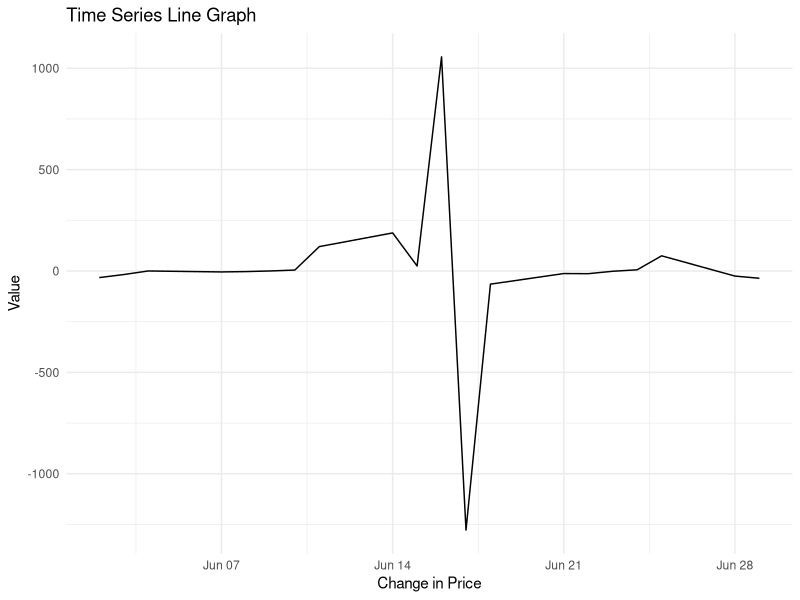
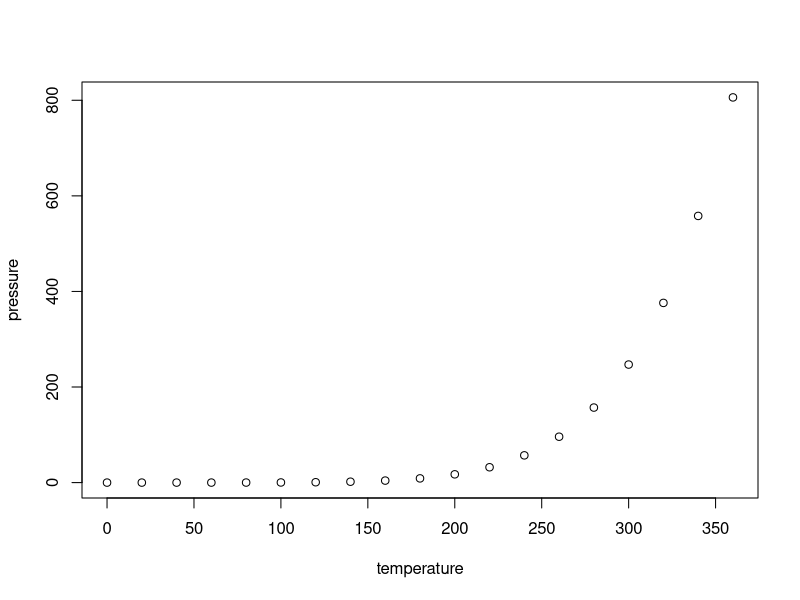

Reproduce these figures in R, in order.
## ---- chunk 1
knitr::opts_chunk$set(echo = TRUE)

library(readxl)
library(dplyr)
library(ggplot2)
## ---- chunk 2

data_2014 <- read_excel ("./Data/ice_electric-2014final.xls")
# Need to correct "Nepool MH Da LMP Peak" to "Nepool MH DA LMP Peak"
# Need to correct "NP 15 EZ..." to "NP15 EZ Gen..."
# Correct "Palo Verde" to "Palo Verde Peak"
# Change "SP-15 Gen DA LMP Peak" to "SP15 EZ Gen DA LMP Peak"
colnames(data_2014) <- gsub("\n", " ", colnames(data_2014))
colnames(data_2014) <- gsub("  ", " ", colnames(data_2014))
# unique(c(colnames(data_2014)))
# data_2014
data_2014 <- data_2014 %>%
  mutate(`Price hub` = 
           ifelse(`Price hub` == "Nepool MH Da LMP Peak", "Nepool MH DA LMP Peak",
           ifelse(`Price hub` == "Indiana Hub RT Peak", "Indiana Rt Peak",
           ifelse(`Price hub` == "PJM-Wh Real Time Peak", "PJM WH Real Time Peak",
           ifelse(`Price hub` == "Mid Columbia Peak", "Mid C Peak",
           ifelse(`Price hub` == "PJM Wh Real Time Peak", "PJM WH Real Time Peak",
           ifelse(`Price hub` == "NP 15 EZ Gen DA LMP Peak", "NP15 EZ Gen DA LMP Peak",
           ifelse(`Price hub` == "Palo Verde", "Palo Verde Peak",
           ifelse(`Price hub` == "SP15 EZ Gen DA LMP Peak", "SP-15 Gen DA LMP Peak", `Price hub`)))))))))
# data_2014 <- select(data_2014, -'Price hub_2')
# unique(data_2014$`Price hub`)
data_2014

data_2015 <- read_excel ("./Data/ice_electric-2015final.xls")
colnames(data_2015) <- gsub("\n", " ", colnames(data_2015))
colnames(data_2015) <- gsub("  ", " ", colnames(data_2015))
unique(c(colnames(data_2015)))
data_2015

data_2016 <- read_excel ("./Data/ice_electric-2016final.xls")
colnames(data_2016) <- gsub("\n", " ", colnames(data_2016))
colnames(data_2016) <- gsub("  ", " ", colnames(data_2016))
unique(c(colnames(data_2016)))
data_2016

data_2017 <- read_excel ("./Data/ice_electric-2017final.xlsx")
colnames(data_2017) <- gsub("\r\n", " ", colnames(data_2017))
colnames(data_2017) <- gsub("  ", " ", colnames(data_2017))
unique(c(colnames(data_2017)))
data_2017

data_2018 <- read_excel ("./Data/ice_electric-2018final.xlsx")
colnames(data_2018) <- gsub("\r\n", " ", colnames(data_2018))
colnames(data_2018) <- gsub("  ", " ", colnames(data_2018))
unique(c(colnames(data_2018)))
data_2018

data_2019 <- read_excel ("./Data/ice_electric-2019final.xlsx")
colnames(data_2019) <- gsub("\r\n", " ", colnames(data_2019))
colnames(data_2019) <- gsub("  ", " ", colnames(data_2019))
unique(c(colnames(data_2019)))
data_2019

data_2020 <- read_excel ("./Data/ice_electric-2020final.xlsx")
colnames(data_2020) <- gsub("\r\n", " ", colnames(data_2020))
colnames(data_2020) <- gsub("  ", " ", colnames(data_2020))
unique(c(colnames(data_2020)))
data_2020

data_2021 <- read_excel ("./Data/ice_electric-2021final.xlsx")
colnames(data_2021) <- gsub("\r\n", " ", colnames(data_2021))
colnames(data_2021) <- gsub("  ", " ", colnames(data_2021))
unique(c(colnames(data_2021)))
data_2021

data_2022 <- read_excel ("./Data/ice_electric-2022final.xlsx")
data_2022 <- select(data_2022, -'Trade date') # REMOVE COLUMN because it's bad
data_2022$'Trade date' <- data_2022$`Delivery start date` - 86400
data_2022 <- data_2022 %>% select(1, `Trade date`, everything()) # Make 'Trade date' the 2nd column like all the other datasets
colnames(data_2022) <- gsub("\r\n", " ", colnames(data_2022))
colnames(data_2022) <- gsub("  ", " ", colnames(data_2022))
unique(c(colnames(data_2022)))
data_2022

data_2023 <- read_excel ("./Data/ice_electric-2023final.xlsx")
colnames(data_2023) <- gsub("\r\n", " ", colnames(data_2023))
colnames(data_2023) <- gsub("  ", " ", colnames(data_2023))
unique(c(colnames(data_2023)))
data_2023

data_2024 <- read_excel ("./Data/ice_electric-2024.xlsx")
colnames(data_2024) <- gsub("\r\n", " ", colnames(data_2024))
colnames(data_2024) <- gsub("  ", " ", colnames(data_2024))
unique(c(colnames(data_2024)))
data_2024
## ---- chunk 3

# 8 Peaks (2014-2019):
#
# "ERCOT North 345KV Peak"  
# "Indiana Rt Peak"         
# "Mid C Peak"              
# "Nepool MH DA LMP Peak"   
# "NP15 EZ Gen DA LMP Peak"
# "Palo Verde Peak"         
# "PJM WH Real Time Peak"
# "SP-15 Gen DA LMP Peak"

unique(data_2014$`Price hub`)
unique(data_2015$`Price hub`) 
unique(data_2016$`Price hub`)
unique(data_2017$`Price hub`)
unique(data_2018$`Price hub`)
unique(data_2019$`Price hub`)

# 7 Peaks (2020-2024):

# Indiana Hub RT Peak
# Mid C Peak
# Nepool MH DA LMP Peak
# NP15 EZ Gen DA LMP Peak
# Palo Verde Peak
# PJM WH Real Time Peak
# SP15 EZ Gen DA LMP Peak
# 
# Missing is "ERCOT North 345KV Peak"

unique(data_2020$`Price hub`) # 7 Peaks
unique(data_2021$`Price hub`) # 7 Peaks
unique(data_2022$`Price hub`) # 7 Peaks
unique(data_2023$`Price hub`) # 7 Peaks
unique(data_2024$`Price hub`) # 7 Peaks
## ---- chunk 4

combined_data <- rbind(data_2014, data_2015, data_2016, data_2017, data_2018, data_2019, data_2020, data_2021, data_2022, data_2023, data_2024)
combined_data
## ---- chunk 5

# Plot the data

# Make sure the dates are in the correct format
combined_data$`Trade date` <- as.Date(combined_data$`Trade date`)

# Filter dataset for "Palo Verde Peak"
palo_verde_peak <- combined_data %>% filter(`Price hub` == 'Palo Verde Peak')

# Rearrange "Change" column from largest to smallest
palo_verde_peak %>% arrange(desc(Change))

# Look at top results
head(palo_verde_peak)
# Top 6 trade dates are:
# 2021-06-16
# 2020-08-17
# 2023-08-15
# 2022-09-05
# 2022-08-31	
# 2020-09-03

# Let's look at June 2021:
pvp_june_2021 <- palo_verde_peak %>%
  filter(`Trade date` > as.Date('2021-06-01') & `Trade date` < as.Date('2021-06-30'))
pvp_june_2021

ggplot(pvp_june_2021, aes(x = `Trade date`, y = Change)) +
  geom_line() +
  labs(title = "Time Series Line Graph",
       x = "Change in Price",
       y = "Value") +
  theme_minimal()

# Let's look at August & September 2020:
pvp_aug_2020 <- palo_verde_peak %>%
  filter(`Trade date` > as.Date('2020-08-01') & `Trade date` < as.Date('2020-08-31'))
pvp_aug_2020

pvp_sept_2020 <- palo_verde_peak %>%
  filter(`Trade date` > as.Date('2020-09-01') & `Trade date` < as.Date('2020-09-30'))
pvp_sept_2020
## ---- chunk 6

# This showed me that there were hidden columns

unique(c(colnames(data_2014))) # "Delivery \nend date"
unique(c(colnames(data_2015))) # "Delivery \nend date"
unique(c(colnames(data_2016))) # "Delivery \nend date"
unique(c(colnames(data_2017))) # "Delivery \r\nend date"
unique(c(colnames(data_2018))) # "Delivery \r\nend date"
unique(c(colnames(data_2019))) # "Delivery \r\nend date"
unique(c(colnames(data_2020))) # "Delivery \r\nend date"
unique(c(colnames(data_2021))) # "Delivery \r\nend date"
unique(c(colnames(data_2022))) # "Delivery \r\nend date"
unique(c(colnames(data_2023))) # "Delivery \r\nend date"
unique(c(colnames(data_2024))) # "Delivery \r\nend date"
## ---- chunk 7
plot(pressure)
